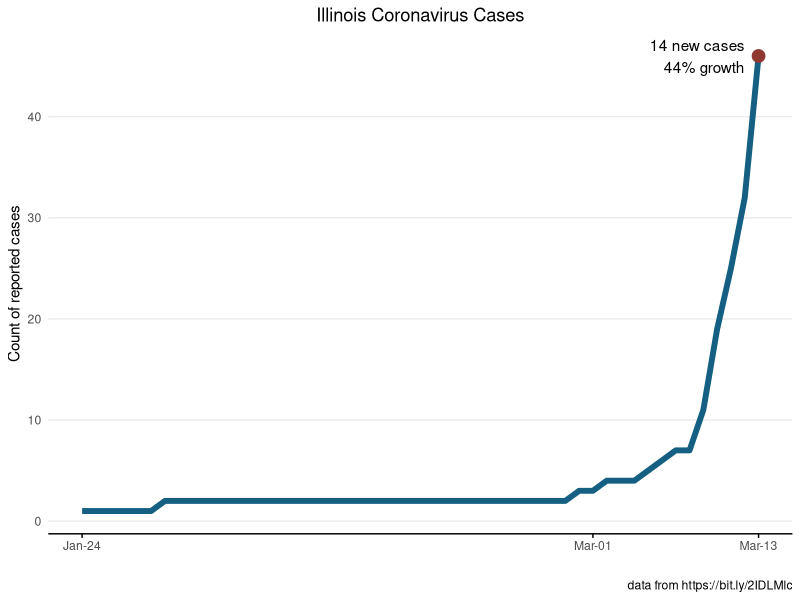
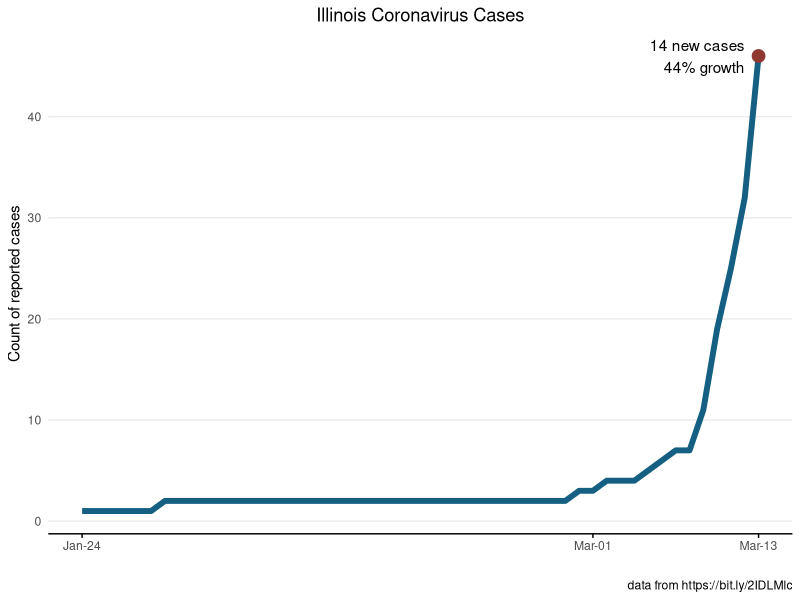

Reproduce these figures in R, in order.
#' Simple plot of ILinois Covid-19 cases over time


# Load necessary libraries ------------------------------------------------
library(tidyverse)
library(here)
library(scales)



# Read Data ---------------------------------------------------------------
df <- read_csv("data/IL-covid-19-cases.csv") %>%
  mutate(Date=as.Date(Date, "%m/%d/%y")) %>%
 mutate(percentChange=(Illinois-lag(Illinois))/lag(Illinois),
        newcases=Illinois-lag(Illinois))

# Create dataframe with just most recent day --------------------------------
dfMostRecent <- df %>%
  arrange(Date) %>%
  filter(row_number()==n()) %>%
  mutate(Date=as.Date(Date),
         lab=paste0(newcases, " new cases\n", percent(percentChange), " growth"))

todayDate <- format(dfMostRecent[[1, "Date"]],"%Y-%m-%d")

# Create ploat ------------------------------------------------------------
ggplot(data=df) +
  geom_line(aes(x=Date, y=Illinois), size=2, col="#155F83") +
  geom_point(data=dfMostRecent, aes(x=Date, y=Illinois), size=4, col="#8F3931")+
  geom_text(data=dfMostRecent, aes(x=Date-1, y=Illinois, label=lab), hjust="right")+
  theme_minimal()+
  ggtitle("Illinois Coronavirus Cases") +
  xlab("") + 
  ylab("Count of reported cases")+
  scale_x_date(breaks= as.Date(c("2020-01-24",
                                 "2020-03-01",
                                 todayDate)),
               date_labels = "%b-%d") +
  labs(caption = "data from https://bit.ly/2IDLMlc")+
  theme(panel.grid.minor.x=element_blank(),
        panel.grid.major.x=element_blank(),
        plot.title = element_text(hjust = .5),
        panel.grid.minor.y=element_blank(),
        axis.line.x = element_line(color="black", size = .5),
        axis.ticks.x=element_line(),
        axis.ticks.length.x = unit(3, "pt"))


# Save results ------------------------------------------------------------
fname <- paste0("chart-", todayDate, ".png")
ggsave(here("output", fname), w=8, h=6)
